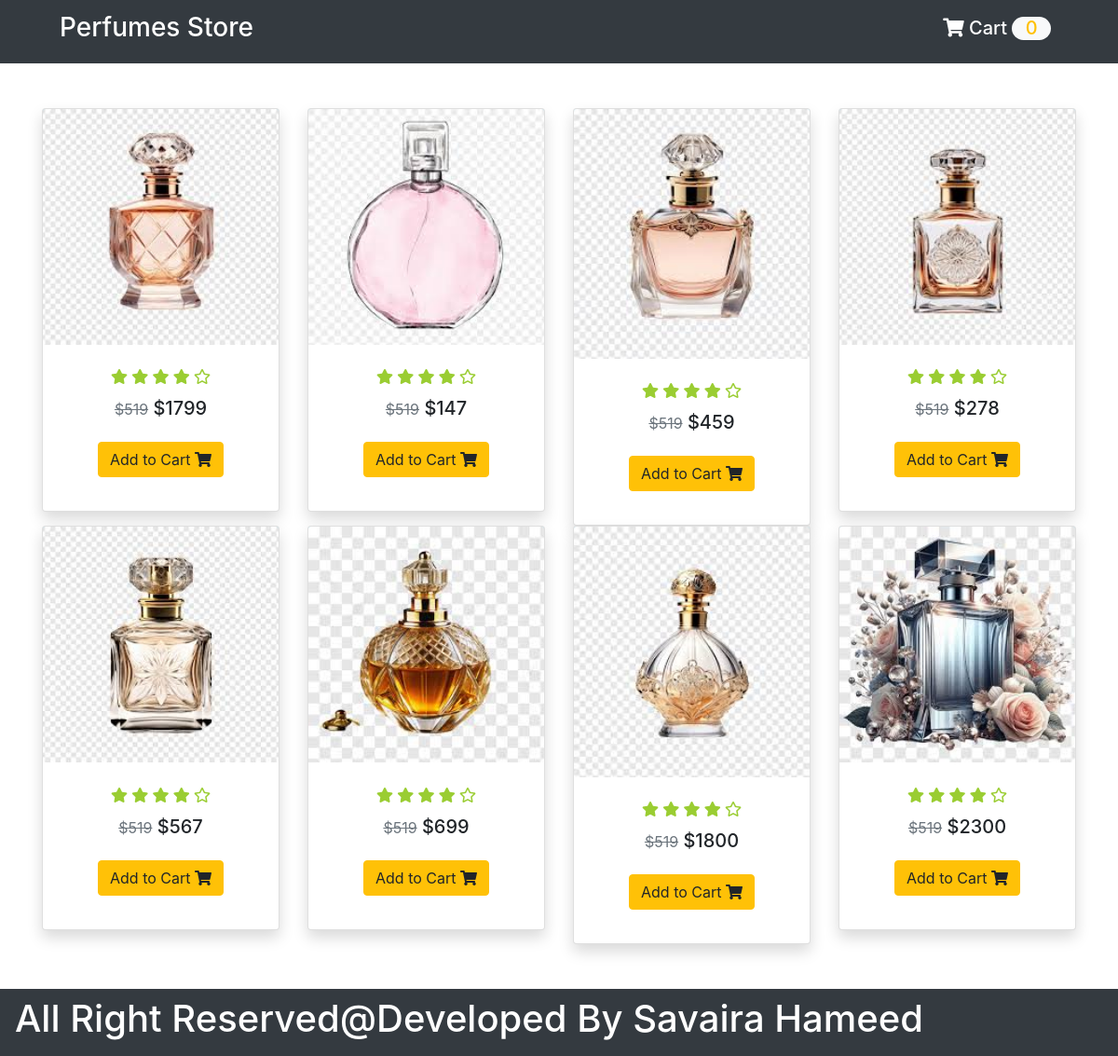
The page / on the database its author committed.
### tables this page shows
CREATE TABLE `producttb` (
  `id` int(11) NOT NULL,
  `product_price` float DEFAULT NULL,
  `product_image` varchar(100) DEFAULT NULL
);

### php/CreateDb.php (called while the page is built, shortened)
<?php
class CreateDb
{
        public $tablename;
        public $con;
    public function __construct(
        $dbname = "Newdb",
        $tablename = "Productdb",
        $servername = "localhost",
        $username = "root",
        $password = ""
    )
    {
      $this->tablename = $tablename;
        $this->con = mysqli_connect($servername, $username, $password);
        $sql = "CREATE DATABASE IF NOT EXISTS $dbname";
        if(mysqli_query($this->con, $sql)){
            $this->con = mysqli_connect($servername, $username, $password, $dbname);
            $sql = " CREATE TABLE IF NOT EXISTS $tablename
                            (id INT(11) NOT NULL AUTO_INCREMENT PRIMARY KEY,
                             product_price FLOAT,
                             product_image VARCHAR (100)
                            );";
        }else{
            return false;
        }
    }
    public function getData(){
        $sql = "SELECT * FROM $this->tablename";
        $result = mysqli_query($this->con, $sql);
        if(mysqli_num_rows($result) > 0){
            return $result;
        }
    }
}

### php/component.php (the view, shortened to what this page needs)
<?php
function component( $productprice, $productimg, $productid){
    $element = "
    <div class=\"col-md-3 col-sm-6 my-3 my-md-0\">
                <form action=\"index.php\" method=\"post\">
                    <div class=\"card shadow\">
                        <div>
                            <img src=\"$productimg\" alt=\"Image1\" class=\"img-fluid card-img-top\">
                        </div>
                        <div class=\"card-body\">
                            <h6>
                                <i class=\"fas fa-star\"></i>
                                <i class=\"fas fa-star\"></i>
                                <i class=\"fas fa-star\"></i>
                                <i class=\"fas fa-star\"></i>
                                <i class=\"far fa-star\"></i>
                            </h6>
                            <h5>
                                <small><s class=\"text-secondary\">$519</s></small>
                                <span class=\"price\">$$productprice</span>
                            </h5>
                            <button type=\"submit\" class=\"btn btn-warning my-3\" name=\"add\">Add to Cart <i class=\"fas fa-shopping-cart\"></i></button>
                             <input type='hidden' name='product_id' value='$productid'>
                        </div>
                    </div>
                </form>
            </div>
    ";
    echo $element;
}
?>

### index.php (shortened to what this page needs)
<?php
require_once ('php/CreateDb.php');
require_once ('./php/component.php');
$database = new CreateDb("Productdb", "Producttb");
?>
<!doctype html>
<html lang="en">
<head>
    <link rel="stylesheet" href="https://cdnjs.cloudflare.com/ajax/libs/font-awesome/5.8.2/css/all.css" />
    <link rel="stylesheet" href="https://stackpath.bootstrapcdn.com/bootstrap/4.3.1/css/bootstrap.min.css">
    <link rel="stylesheet" href="style.css">
</head>
<body>
<?php require_once ("php/header.php"); ?>
<div class="container">
        <div class="row text-center py-5">
            <?php
                $result = $database->getData();
                while ($row = mysqli_fetch_assoc($result)){
                    component( $row['product_price'], $row['product_image'], $row['id']);
                }
            ?>
        </div>
</div>
</body>
</html>
<?php require_once ("php/footer.php"); ?>

### php/header.php (shortened to what this page needs)
<header id="header">
    <nav class="navbar navbar-expand-lg navbar-dark bg-dark">
        <a href="index.php" class="navbar-brand">
            <h3 class="px-5">
        Perfumes Store
            </h3>
        </a>
        <div class="collapse navbar-collapse" id="navbarNavAltMarkup">
            <div class="navbar-nav">
                <a href="cart.php" class="nav-item nav-link active">
                    <h5 class="px-5 cart">
                        <i class="fas fa-shopping-cart"></i> Cart
                        <?php
                        if (isset($_SESSION['cart'])){
                            $count = count($_SESSION['cart']);
                            echo "<span id=\"cart_count\" class=\"text-warning bg-light\">$count</span>";
                        }else{
                            echo "<span id=\"cart_count\" class=\"text-warning bg-light\">0</span>";
                        }
                        ?>
                    </h5>
                </a>
            </div>
        </div>
    </nav>
</header>

### php/footer.php
<header id="header">
    <nav class="navbar navbar-expand-lg navbar-dark bg-dark">
    <h1 style="color: white;	text-align:center;">All Right Reserved@Developed By Savaira Hameed</h1>
    </nav>
</header>

### style.css (style rules this page uses)
img { max-width: 100%; height: auto; background: lightblue; background: radial-gradient(white 30%, lightblue 70%); }
.fa-star, .fa-star-half { color: yellowgreen; padding: 3% 0; }
#cart_count { text-align: center; padding: 0 0.9rem 0.1rem 0.9rem; border-radius: 3rem; }

### rows shown on the page
producttb: product_image (picture), product_price "1799"
producttb: shows a picture, product_price "147"
producttb: product_image (picture), product_price "459"
producttb: product_image (picture), product_price "278"
producttb: product_image (picture), product_price "567"
producttb: product_image (picture), product_price "699"
producttb: product_image (picture), product_price "1800"
producttb: product_image (picture), product_price "2300"
